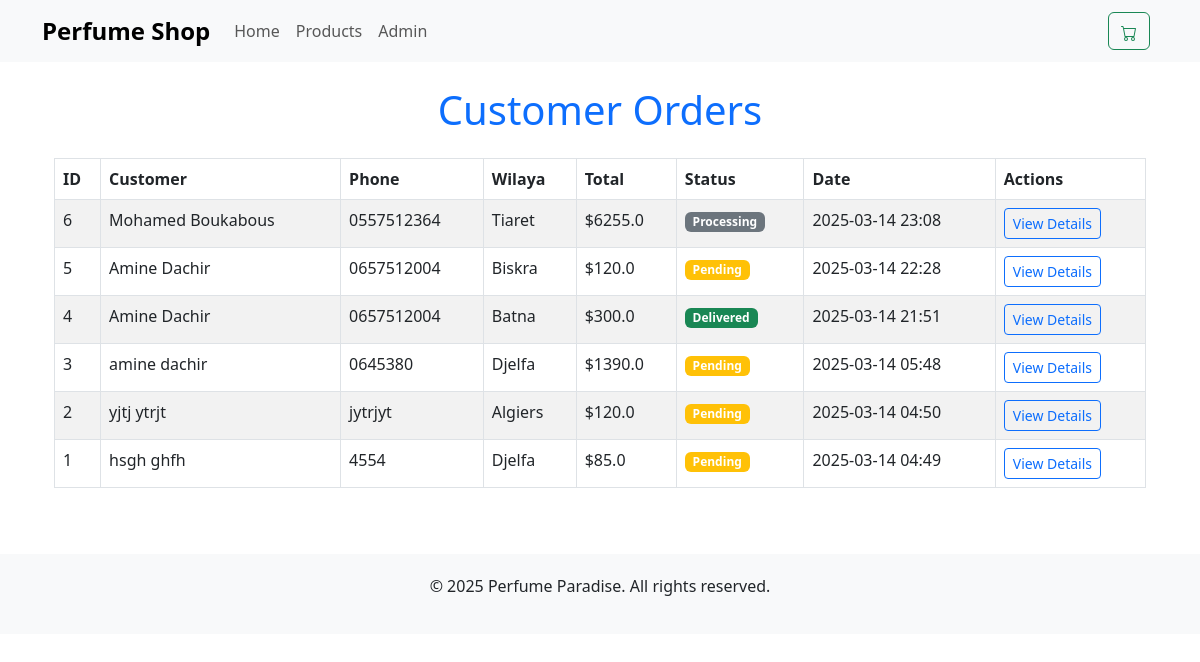
/admin/orders (signed in), run on the app's committed database.
### app.py (models this page shows)
class Order(db.Model):
    id = db.Column(db.Integer, primary_key=True)
    first_name = db.Column(db.String(50), nullable=False)
    last_name = db.Column(db.String(50), nullable=False)
    phone_number = db.Column(db.String(20), nullable=False)
    wilaya = db.Column(db.String(50), nullable=False)
    status = db.Column(db.String(20), default="Pending")
    total_amount = db.Column(db.Float, nullable=False)
    created_at = db.Column(db.DateTime, default=datetime.utcnow)

### app.py (the view)
@app.route('/admin/orders')
def admin_orders():
    if not session.get('admin_logged_in'):
        flash('Please login first', 'warning')
        return redirect(url_for('admin_login'))
    orders = Order.query.order_by(Order.created_at.desc()).all()
    return render_template('admin_orders.html', orders=orders)

### app.py (called while the page is built)
@app.context_processor
def inject_cart_count():
    def get_cart_count():
        cart = session.get('cart', {})
        return sum(item['quantity'] for item in cart.values())
    return dict(get_cart_count=get_cart_count)

### templates/admin_orders.html (shortened to what this page needs)
{% extends "base.html" %}
{% block content %}
<div class="container mt-4">
    <h1 class="mb-4 text-center text-primary">Customer Orders</h1>
    {% if orders %}
        <div class="table-responsive">
            <table class="table table-striped table-bordered">
                <thead>
                    <tr>
                        <th>ID</th>
                        <th>Customer</th>
                        <th>Phone</th>
                        <th>Wilaya</th>
                        <th>Total</th>
                        <th>Status</th>
                        <th>Date</th>
                        <th>Actions</th>
                    </tr>
                </thead>
                <tbody>
                    {% for order in orders %}
                    <tr>
                        <td>{{ order.id }}</td>
                        <td>{{ order.first_name }} {{ order.last_name }}</td>
                        <td>{{ order.phone_number }}</td>
                        <td>{{ order.wilaya }}</td>
                        <td>${{ order.total_amount }}</td>
                        <td>
                            <span class="badge bg-{% if order.status == 'Pending' %}warning{% elif order.status == 'Shipped' %}info{% elif order.status == 'Delivered' %}success{% else %}secondary{% endif %}">
                                {{ order.status }}
                            </span>
                        </td>
                        <td>{{ order.created_at.strftime('%Y-%m-%d %H:%M') }}</td>
                        <td>
                            <a href="{{ url_for('admin_order_detail', order_id=order.id) }}" class="btn btn-outline-primary btn-sm">
                                View Details
                            </a>
                        </td>
                    </tr>
                    {% endfor %}
                </tbody>
            </table>
        </div>
    {% else %}
        <div class="alert alert-info">No orders have been placed yet.</div>
    {% endif %}
</div>
{% endblock %}

### data on the page
Order: id "6", first_name "Mohamed", last_name "Boukabous", phone_number "0557512364", wilaya "Tiaret", total_amount "6255.0", status "Processing", created_at "2025-03-14 23:08"
Order: id "5", first_name "Amine", last_name "Dachir", phone_number "0657512004", wilaya "Biskra", total_amount "120.0", status "Pending", created_at "2025-03-14 22:28"
Order: id "4", first_name "Amine", last_name "Dachir", phone_number "0657512004", wilaya "Batna", total_amount "300.0", status "Delivered", created_at "2025-03-14 21:51"
Order: id "3", first_name "amine", last_name "dachir", phone_number "0645380", wilaya "Djelfa", total_amount "1390.0", status "Pending", created_at "2025-03-14 05:48"
Order: id "2", first_name "yjtj", last_name "ytrjt", phone_number "jytrjyt", wilaya "Algiers", total_amount "120.0", status "Pending", created_at "2025-03-14 04:50"
Order: id "1", first_name "hsgh", last_name "ghfh", phone_number "4554", wilaya "Djelfa", total_amount "85.0", status "Pending", created_at "2025-03-14 04:49"
